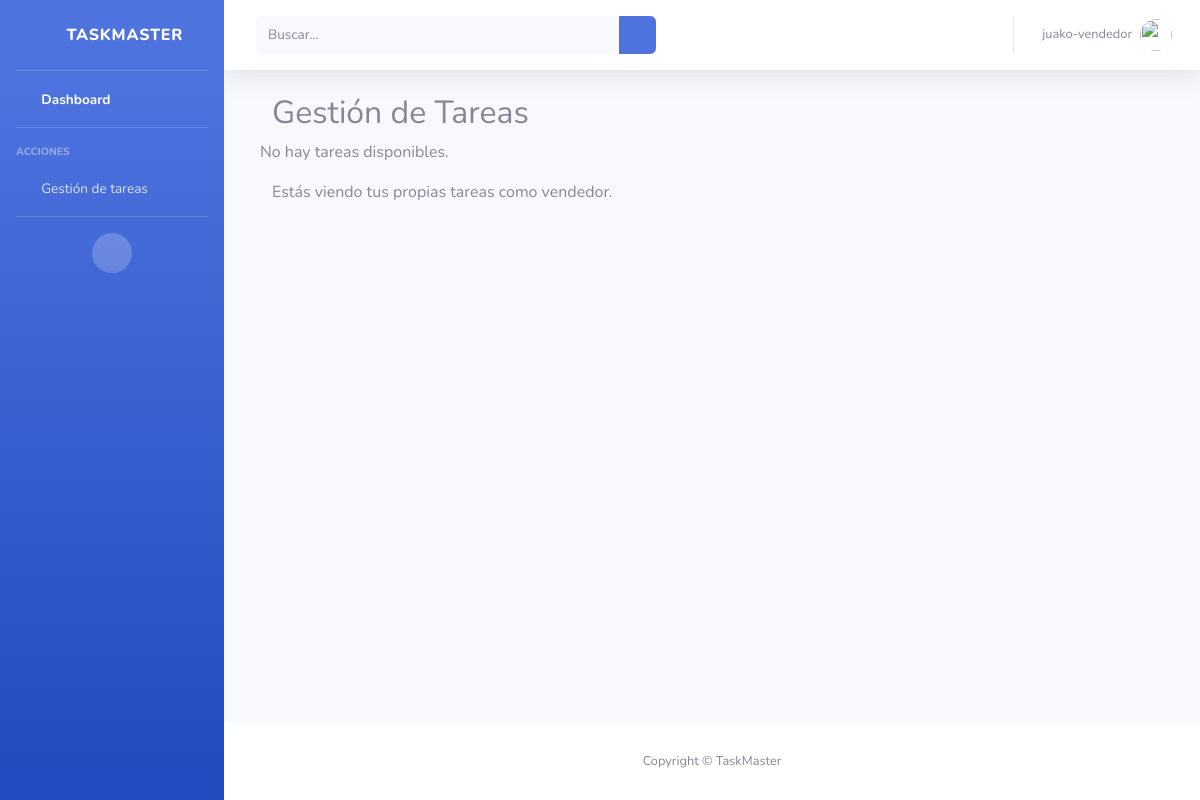
The app's page /gestion-tareas (signed in), older data.
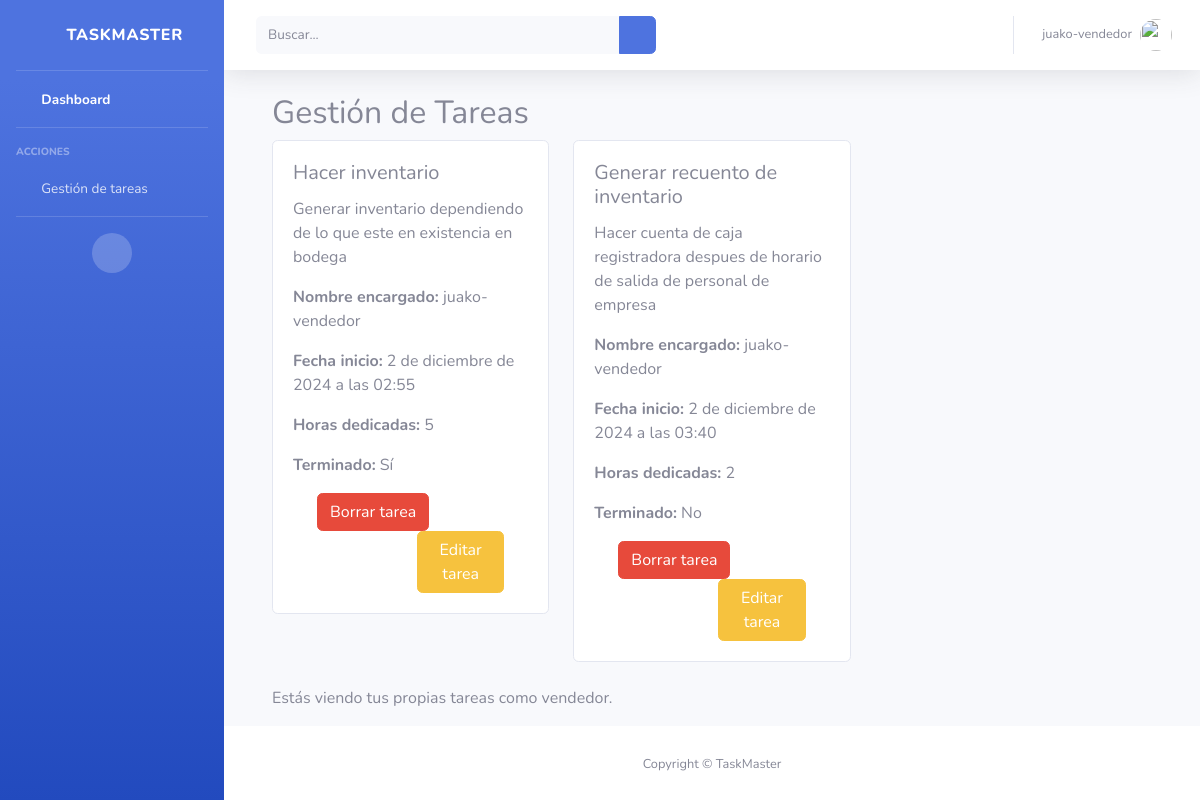
The same page, newer data.
### Root/models.py (models this page shows, shortened)
class Tarea(models.Model):
    idTarea = models.AutoField(primary_key=True, verbose_name='Id tarea')
    nombreTarea = models.CharField(max_length=100, verbose_name='Nombre tarea')
    descripcion = models.TextField(verbose_name='Descripción', null=True, blank=True)
    fechaInicio = models.DateTimeField(auto_now_add=True, verbose_name='Fecha inicio')
    fechaTermino = models.DateTimeField(verbose_name='Fecha término', null=True, blank=True)
    horasDedicadas = models.PositiveIntegerField(verbose_name='Horas dedicadas', default=0)
    usuario = models.ForeignKey(UserProfile, on_delete=models.CASCADE)
    terminado = models.BooleanField(default=False, verbose_name='Terminado')

class UserProfile(models.Model):
    user = models.OneToOneField(get_user_model(), on_delete=models.CASCADE)
    role = models.CharField(max_length=20,choices=settings.ROLES)

### Root/views.py (the view)
# urls.py: path('gestion-tareas',views.gestionTask,name='gestion_task'),
@login_required
def gestionTask(request):
    user_groups = request.user.groups.values_list('name', flat=True)
    is_admin = 'admin' in user_groups
    is_supervisor = 'supervisor' in user_groups
    is_vendedor = 'vendedor' in user_groups
    if is_admin:
        tasks = Tarea.objects.all()  # Los admins ven todas las tareas
    elif is_supervisor:
        tasks = Tarea.objects.filter(usuario__role='vendedor')  # Supervisores ven tareas de vendedores
    elif is_vendedor:
        tasks = Tarea.objects.filter(usuario=request.user.userprofile)  # Vendedores ven sus propias tareas
    else:
        tasks = Tarea.objects.none()  # En caso de que el usuario no pertenezca a ningún rol definido
    context = {
        'tasks': tasks,
        'is_admin': is_admin,
        'is_supervisor': is_supervisor,
        'is_vendedor': is_vendedor,
    }
    return render(request, "dashboard/GestionTareas/gestion_task.html", context)

### Root/templates/dashboard/GestionTareas/gestion_task.html
{% extends 'base.html' %}
{% load static %}
{% block content %}
<div class="container-fluid">
    <h2>Gestión de Tareas</h2>
    <div class="row">
        {% for tarea in tasks %}
            <div class="col-md-4 mb-4">
                <div class="card">
                    <div class="card-body">
                        <h5 class="card-title">{{ tarea.nombreTarea }}</h5>
                        <p class="card-text">{{ tarea.descripcion }}</p>
                        <p><strong>Nombre encargado: </strong>{{tarea.usuario.user}}</p>
                        <p><strong>Fecha inicio:</strong> {{ tarea.fechaInicio }}</p>
                        <p><strong>Horas dedicadas:</strong> {{ tarea.horasDedicadas }}</p>
                        <p><strong>Terminado:</strong> {% if tarea.terminado %}  Sí {% else %} No {% endif %}</p>
                        <div class="container">
                            <a href="{%url 'deleteTask' tarea.idTarea%}" class="btn btn-danger">Borrar tarea</a>
                            <a href="{%url 'modifyTask' tarea.idTarea%}" style="margin-left: 100px;" class="btn btn-warning">Editar tarea</a>
                        </div>
                    </div>
                </div>
            </div>
        {% empty %}
            <p>No hay tareas disponibles.</p>
        {% endfor %}
    </div>
    {% if is_admin %}
        <p>Estás viendo todas las tareas como administrador.</p>
    {% elif is_supervisor %}
        <p>Estás viendo las tareas asignadas a los vendedores.</p>
    {% elif is_vendedor %}
        <p>Estás viendo tus propias tareas como vendedor.</p>
    {% endif %}
</div>
{% endblock %}

Row changes from the older to the newer data that the page shows:
added Tarea: nombreTarea "Hacer inventario", descripcion "Generar inventario dependiendo de lo que este en existencia en bodega", usuario.user "juako-vendedor", fechaInicio "2 de diciembre de 2024 a las 02:55", horasDedicadas "5", terminado "Sí"
added Tarea: nombreTarea "Generar recuento de inventario", descripcion "Hacer cuenta de caja registradora despues de horario de salida de personal de empresa", usuario.user "juako-vendedor", fechaInicio "2 de diciembre de 2024 a las 03:40", horasDedicadas "2", terminado "No"
Text that changed along with them:
text no longer shown: "No hay tareas disponibles."
